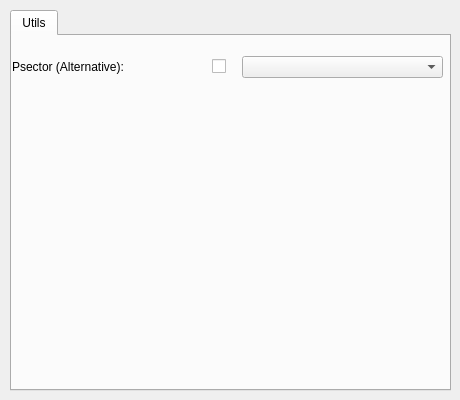
   <widget class="QWidget" name="tab_6">
    <attribute name="title">
     <string>Vdefault</string>
    </attribute>
    <widget class="QTabWidget" name="Utils">
     <property name="geometry">
      <rect>
       <x>10</x>
       <y>10</y>
       <width>441</width>
       <height>381</height>
      </rect>
     </property>
     <property name="currentIndex">
      <number>0</number>
     </property>
     <widget class="QWidget" name="tab_16">
      <attribute name="title">
       <string>Utils</string>
      </attribute>
      <widget class="QComboBox" name="psector_vdefault">
       <property name="geometry">
        <rect>
         <x>230</x>
         <y>20</y>
         <width>201</width>
         <height>22</height>
        </rect>
       </property>
      </widget>
      <widget class="QLabel" name="label_psector">
       <property name="geometry">
        <rect>
         <x>0</x>
         <y>20</y>
         <width>141</width>
         <height>22</height>
        </rect>
       </property>
       <property name="font">
        <font>
         <pointsize>9</pointsize>
        </font>
       </property>
       <property name="frameShape">
        <enum>QFrame::NoFrame</enum>
       </property>
       <property name="frameShadow">
        <enum>QFrame::Plain</enum>
       </property>
       <property name="text">
        <string>Psector (Alternative):</string>
       </property>
       <property name="textFormat">
        <enum>Qt::AutoText</enum>
       </property>
       <property name="scaledContents">
        <bool>false</bool>
       </property>
       <property name="alignment">
        <set>Qt::AlignLeading|Qt::AlignLeft|Qt::AlignVCenter</set>
       </property>
       <property name="margin">
        <number>3</number>
       </property>
      </widget>
      <widget class="QCheckBox" name="chk_psector_vdefault">
       <property name="geometry">
        <rect>
         <x>200</x>
         <y>20</y>
         <width>20</width>
         <height>21</height>
        </rect>
       </property>
       <property name="text">
        <string/>
       </property>
      </widget>
     </widget>
    </widget>
   </widget>
